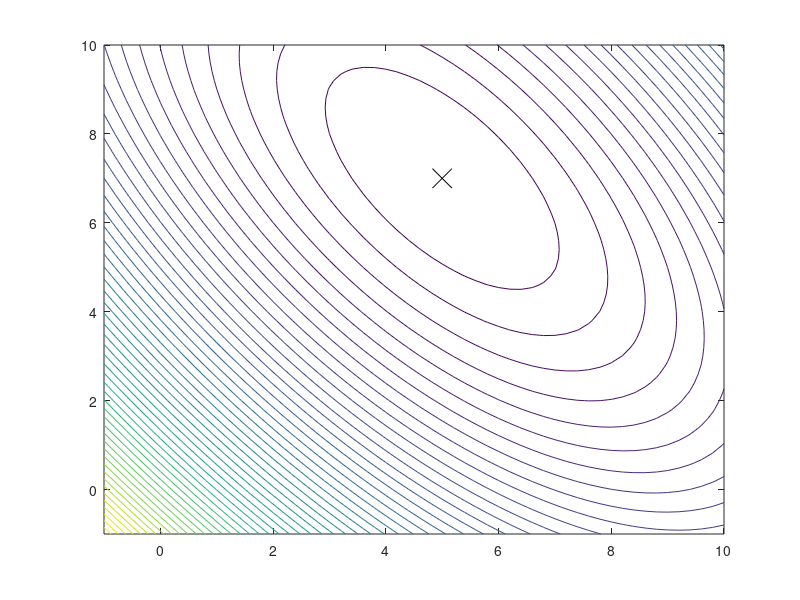
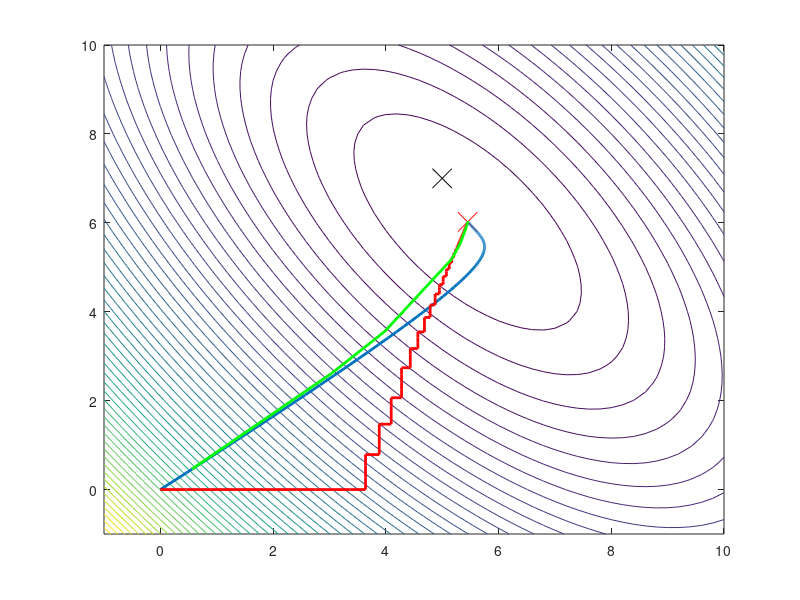
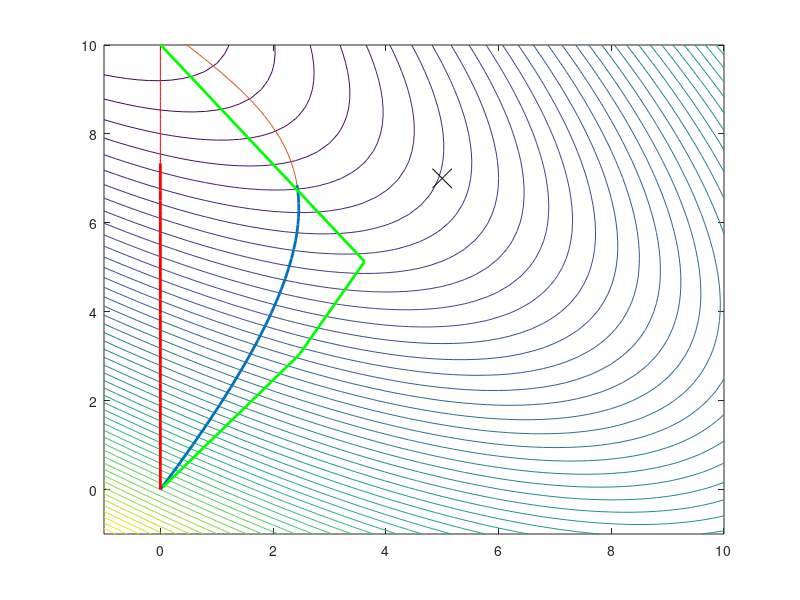

The MATLAB source for these figures, in order:
%% Generate a two dimensional stimulus (e.g two pixels) with correlations and 100 samples (e.g. points in time)
% First pixel data
nsamp = 100;
x1 = randn(1,nsamp);
% Second pixel that is correlated with the first
x2 = .4*x1 + .6*randn(1,nsamp);
% Concatinate into a stimulus matrix
x = [x1; x2];

%% Generate a filter and the corresponding one dimensional response 
% Set weights on each channel
h = [5; 7];
% Make response of system
y = x'*h;


%% set up a range of potential values for each weight (you are solving 
% the equation and are looking for possible correct answers)
[h1,h2] = meshgrid(-1:.2:10, -1:.2:10);
hs = [h1(:)'; h2(:)'];
% get responses from each set of weights
ys = x'*hs;
% calculate error between the response, y, and each of the possible responses, ys.  
err = sum((repmat(y,1,size(ys,2)) - ys).^2,1);
% reshape for plotting
err = reshape(err,size(h1));

%% plot contour of error surface. Note the shape of the surface is angled
% because the two variable are correlated.
figure(1);
contour(h1,h2,err,50);

%% Problem 1.
% Plot the actual solution as a large cross on the contour plot
% What is the value of the error surface at this solution?

hold on; plot(h(1), h(2), 'kx', 'MarkerSize', 14); hold off;


%% Problem 2. 
% Generate a new response yr (for y real) that includes noise (SNR ~1). 
% Repeat some of the code above to obtain
% a new error surface as you would with real data.  Plot
% this on figure 2 and compare to figure 1. Calculate the minimum of this
% error and compare to the minimum of the noise free error surface.
% What happens to the error surface if you only have 10 data points (and noise)? 
% Calculate that one and plot in on a third plot.

% The new response:
SNR = 1;
yr = y + (std(y)/sqrt(SNR))*randn(1,nsamp)';

% calculate error between the response and each of the possible responses  
err_real = sum((repmat(yr,1,size(ys,2)) - ys).^2,1);

% reshape for plotting
err_real = reshape(err_real,size(h1));

% plot the contour of error surface.
figure(2);
contour(h1,h2,err_real,50);

% With fewer data points 
nsampsmall = 10;
xsmall = x(:, 1:nsampsmall);
yrsmall = yr(1:nsampsmall, 1);
% calculate error between the response and each of the possible responses  
err_real_small = sum((repmat(yrsmall,1,size(ys,2)) - ys(1:nsampsmall, :)).^2,1);

% reshape for plotting
err_real_small = reshape(err_real_small,size(h1));
figure(3);
contour(h1,h2, err_real_small, 50);

% We notice that the error surfaces do not become noisy but that the minimum moves either
% when we add noise or when we reduce the number of points.
% The minimum value in the noisys situation is also a postive - non-zero number.

%% Problem 3.
% Solve for the Least MSE solution using the analytical solution (calculate the cross and auto correlation and take ratio).
% You migh also check out what the \ does in matlab with the raw x and y
% vectors.
% Plot this solution as well as the correct solutions on your contour plots of figures 2 and 3.  

cross_xy = (x*yr)./nsamp;
auto_xx = x*x'./nsamp;
hpred = auto_xx\cross_xy;   

% Note that this works as well
hpred_matlab = x'\yr;
% You can check that hpred = hpred_matlab.  THis works because the
% mldivide() (same as \) command in matlab solves the system of equation by LMSE.
% I recommend more explicitly writing down the computations.

% plot solution on contour
figure(2);
hold on; 
plot(hpred(1), hpred(2), 'rx','MarkerSize', 14);   % The MSE solution in red
plot(h(1), h(2), 'kx', 'MarkerSize', 14);  % The actual solution in black
hold off;

% Repeat for the subset
cross_xy_small = (xsmall*yrsmall)./nsampsmall;
auto_xx_small = xsmall*xsmall'./nsampsmall;
hpred_small = auto_xx_small\cross_xy_small;   % Shoulnd't this be xy

% plot solution on contour
figure(3);
hold on; 
plot(hpred_small(1), hpred_small(2), 'rx','MarkerSize', 14);   % The MSE solution in red
plot(h(1), h(2), 'kx', 'MarkerSize', 14);  % The actual solution in black
hold off;

%% Problem 4. Now we're going to solve using gradient descent to show that you get the same answer as the MSE
%  You are going to solve it using the x and yr data. Use the
%  analytical solution for the gradient.  Fill in the missing code and
%  print out the final solution. Stop the descent when error is less than
%  the noise power.

% set a step size and a fixed number of maximum steps
nsteps = 1000;
vary = var(yr);
hscale = 10;    % This is a guess on the variance of the h parameters
stepsize = (hscale./vary); % This is to get stepsizes with the correct units.

% initialize hhat at origin and allocate space
hhat = zeros(2, nsteps+1);   %  We will be keeeping track of hhat during our descent

% loop for a certain number of iterations
% and mark when your reach the noise level...
totstep = -1;
for ii=1:nsteps
    
    % calculate the gradient at hhat
    grad = (x*(x'*hhat(:,ii) - yr))./nsamp;
    
    % update hhat using stepsize and gradient
    hhat(:,ii+1) = hhat(:,ii) - stepsize*grad;
    
    % calculate error
    err = mean(((x'*hhat(:,ii+1)-yr)).^2);
    
    % set stopping condition when error is below noise power.
    if err < vary/(SNR+1)
       if (totstep == -1)
           totstep = ii+1;
       end
    end
    
end
if (totstep == -1 ) 
    totstep = ii+1;
end
fprintf(1, 'Gradient solution of h = [%.2f, %.2f] reached after %d steps\n', hhat(1,totstep), hhat(2,totstep), totstep);


%% Problem 5.  Plot descent path on contour of figure 2.
% Comment on why early stopping could give you a more general solution.  

figure(2);
hold on; 
plot(hhat(1,1:totstep), hhat(2,1:totstep), 'Linewidth', 2);
plot(hhat(1,totstep:end), hhat(2, totstep:end));
hold off;

%% Problem 6. 
% Repeat the calculations of Problem 4 and 5 with figure 3. 


hhatsmall = zeros(2, nsteps);   %  We will be keeeping track of hhat during our descent

% loop for a certain number of iterations
totstepsmall = -1;
for ii=1:nsteps
    
    % calculate the gradient at hhat
    grad = (xsmall*(xsmall'*hhatsmall(:,ii) - yrsmall))./nsampsmall;
    
    % update hhat using stepsize and gradient
    hhatsmall(:,ii+1) = hhatsmall(:,ii) - stepsize*grad;
    
    % calculate error
    err = mean(((xsmall'*hhatsmall(:,ii)-yrsmall)).^2);
    
    % set stopping condition
    if err < var(yrsmall)/(SNR+1)
        if totstepsmall == -1
            totstepsmall = ii;
        end
    end
    
end

if (totstepsmall == -1 ) 
    totstepsmall = ii;
end
fprintf(1, 'Gradient solution of hsmall = [%.2f, %.2f] reached after %d steps\n', hhatsmall(1,totstepsmall), hhatsmall(2,totstepsmall), totstepsmall);

figure(3);
hold on; 
plot(hhatsmall(1,1:totstepsmall), hhatsmall(2,1:totstepsmall), 'Linewidth', 2);
plot(hhatsmall(1, totstepsmall:end), hhatsmall(2, totstepsmall:end));
hold off;

%% Problem 6. Solve using coordinate descent
% Fill the code to solve the problem using coordinate descend and plot the 
% trajectories on figure 2 and figure 3 the path with a different
% color line.

nsteps = 1000;
% initialize hhatcd to origin and make space so that we can keep track
% during the descent
hhatcd = zeros(2, nsteps+1);   %  We will be keeeping track of hhat during our descent

% loop for a certain number of iterations
totstepcd = -1;
for ii=1:nsteps
    
    % calculate the gradient
    grad = (x*(x'*hhatcd(:,ii)-yr))./nsamp;
    
    % find the maximum of the gradient
    [d,idx] = max(abs(grad));
    
    % update hhat so that only the dimension with largest gradient changes
    hhatcd(:,ii+1) = hhatcd(:,ii);
    hhatcd(idx,ii+1) = hhatcd(idx,ii) - stepsize*grad(idx);
    
    % calculate error
    err = mean(((x'*hhatcd(:,ii+1) - yr)).^2);
    
    % set stopping criteria
    if err < vary/(SNR+1)
        if (totstepcd == -1)
            totstepcd = ii+1;
        end
    end
    
    % end loop
end
if (totstepcd == -1)
    totstepcd = ii;
end
fprintf(1, 'Coordinate descent solution of h = [%.2f, %.2f] reached after %d steps\n', hhatcd(1,totstepcd), hhatcd(2,totstepcd), totstepcd);

% plot coordinate descent path on contour
figure(2);
hold on; 
plot(hhatcd(1,1:totstepcd), hhatcd(2,1:totstepcd), 'r', 'Linewidth', 2);
plot(hhatcd(1, totstepcd:end), hhatcd(2,totstepcd:end), 'r');
hold off;

% Repeat for the smaller data shown in figure 3. 
% initialize hhatcdsmall to origin and make space so that we can keep track
% during the descent
hhatcdsmall = zeros(2, nsteps+1);   %  We will be keeeping track of hhat during our descent

% loop for a certain number of iterations
totstepcdsmall = -1;
for ii=1:nsteps
    
    % calculate the gradient
    grad = (xsmall*(xsmall'*hhatcdsmall(:,ii)-yrsmall))./nsampsmall;
    
    % find the maximum of the gradient
    [d,idx] = max(abs(grad));
    
    % update hhat so that only the dimension with largest gradient changes
    hhatcdsmall(:,ii+1) = hhatcdsmall(:,ii);
    hhatcdsmall(idx,ii+1) = hhatcdsmall(idx,ii) - stepsize*grad(idx);
    
    % calculate error
    err = mean(((xsmall'*hhatcdsmall(:,ii+1) - yrsmall)).^2);
    
    % set stopping criteria
    if err < var(yrsmall)/(SNR+1)
        if (totstepcdsmall == -1)
            totstepcdsmall = ii+1;
        end
    end
end

if (totstepcdsmall == -1)
    totstepcdsmall = ii+1;
end
fprintf(1, 'Coordinate descent solution of hsmall = [%.2f, %.2f] reached after %d steps\n', hhatcdsmall(1,totstepcdsmall), hhatcd(2,totstepcdsmall), totstepcdsmall);

% plot coordinate descent path on contour
figure(3);
hold on; 
plot(hhatcdsmall(1,1:totstepcdsmall), hhatcdsmall(2,1:totstepcdsmall), 'r', 'Linewidth', 2);
plot(hhatcdsmall(1,totstepcdsmall:end), hhatcdsmall(2,totstepcdsmall:end), 'r');
hold off;

%% Problem 7.  Show on figures 2 and 3, the path corresponds to ridge regression.
% Remember that you calculated the auto and cross correlation in problem 3.

% The auto and cross correlation were obtained in Problem 3 with
% cross_xy = (x*yr)./nsamp;
% auto_xx = x*x'./nsamp;

% Eigenvalue decomposition of auto_xx using the svd
[u,s,v] = svd(auto_xx);

% hyper parameter lambda as fraction of largest eigenvalue

l=[10 1 0.5 0.1 0.05 0.01 .005 .001 .0005 .0001 .00001 0];
nlambda = length(l);
maxs = max(diag(s));
hr = zeros(2, nlambda);
totstepridge = -1;

% Loop over different ridge parameters
for ii=1:nlambda
    
    % Calcuate inverse for each ridge parameter
    XXinv = v'*diag(1./(diag(s)+(maxs*l(ii))))*u;
    
    % Estimate parameters for each ridge value
    hr(:,ii) = XXinv*cross_xy;
    
        % calculate error
    err = mean(((x'*hr(:,ii) - yr)).^2);
    
    % set stopping criteria
    if err < var(yr)/(SNR+1)
        if (totstepridge == -1)
            totstepridge = ii;
        end
    end
end
if (totstepridge == -1)
    totstepridge = ii;
end
% plot ridge path on contour
figure(2);
hold on;
plot(hr(1,1:totstepridge), hr(2,1:totstepridge), 'g', 'Linewidth', 2);
plot(hr(1,totstepridge:end), hr(2,totstepridge:end), 'g');
hold off;

% Repeat for figure 3
% The auto and cross correlation were obtained in Problem 3 with
% cross_xy_small = (xsmall*yrsmall)./nsampsmall;
% auto_xx_small = xsmall*xsmall'./nsampsmall;

% Eigenvalue decomposition of auto_xx using the svd
[u,s,v] = svd(auto_xx_small);

% We are getting a new largest eigenvalue
maxs = max(diag(s));
hrsmall = zeros(2, nlambda);

% Loop over different ridge parameters
totstepridgesmall = -1;
for ii=1:nlambda
    
    % Calcuate inverse for each ridge parameter
    XXinv = v'*diag(diag(s)./(diag(s).^2+(maxs*l(ii)).^2))*u;
    
    % Estimate parameters for each ridge value
    hrsmall(:,ii) = XXinv*cross_xy_small;
    
    err = mean(((xsmall'*hrsmall(:,ii) - yrsmall)).^2);
    
    % set stopping criteria
    if err < var(yrsmall)/(SNR+1)
        if (totstepridgesmall == -1)
            totstepridgesmall = ii;
        end
    end
end
if (totstepridgesmall == -1)
    totstepridgesmall = ii;
end

% plot ridge path on contour
figure(3);
hold on;
plot(hrsmall(1,1:totstepridgesmall), hrsmall(2,1:totstepridgesmall), 'g', 'Linewidth', 2);
plot(hrsmall(1,totstepridgesmall:end), hrsmall(2,totstepridgesmall:end), 'g');
hold off;
